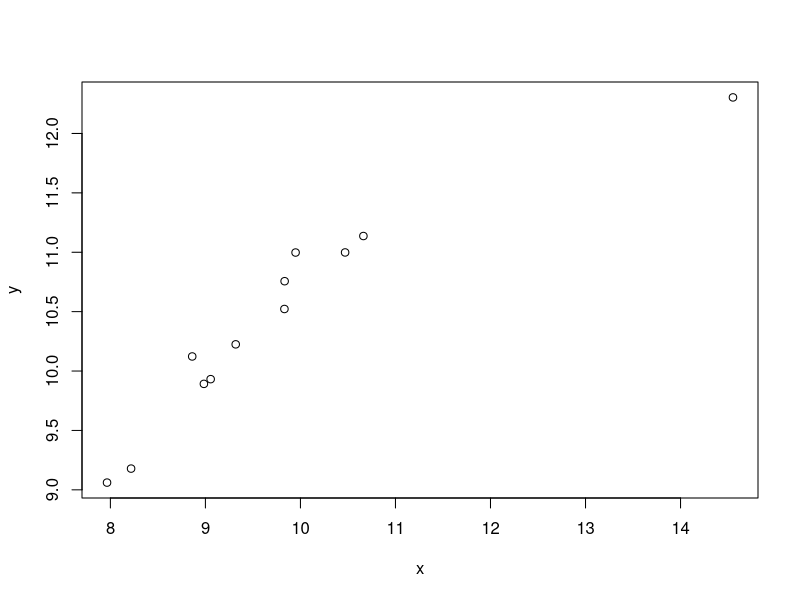
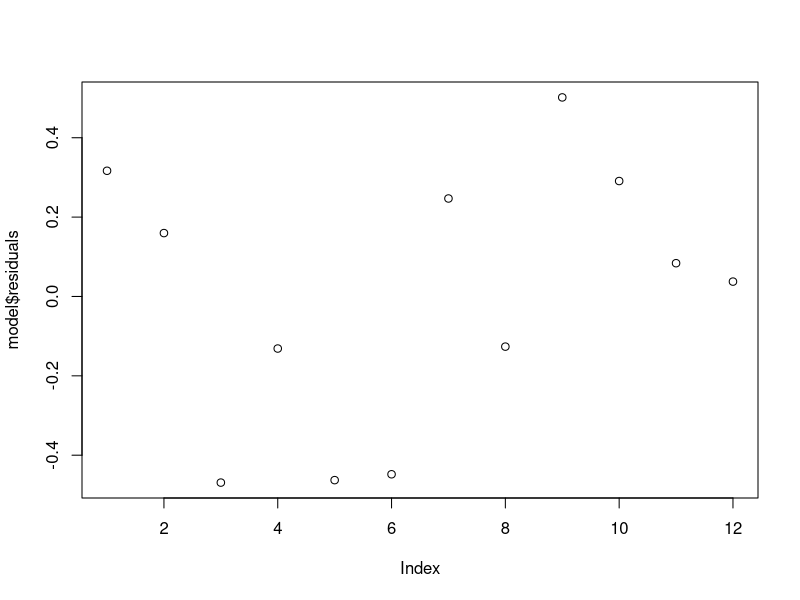
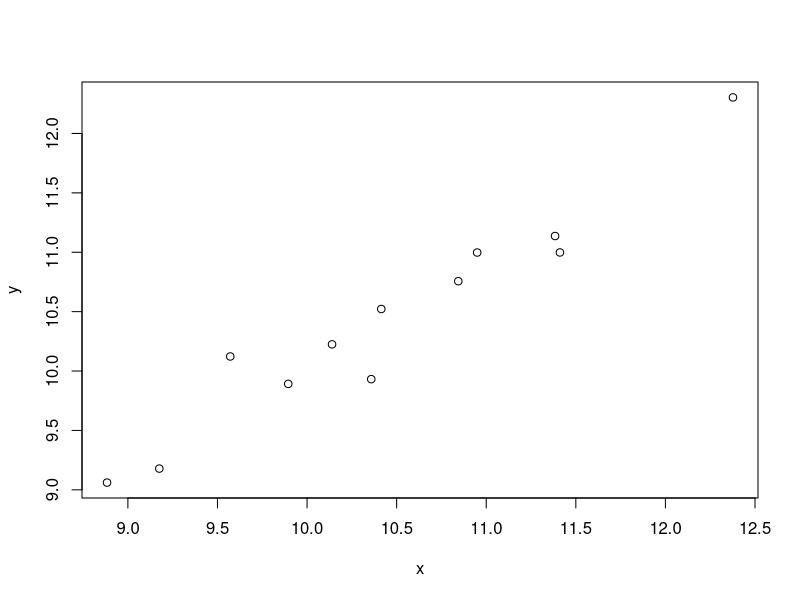
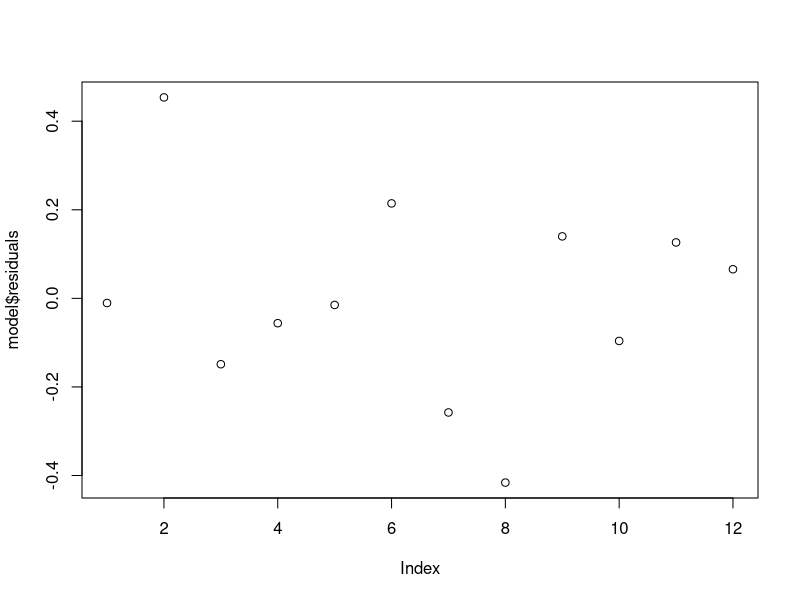
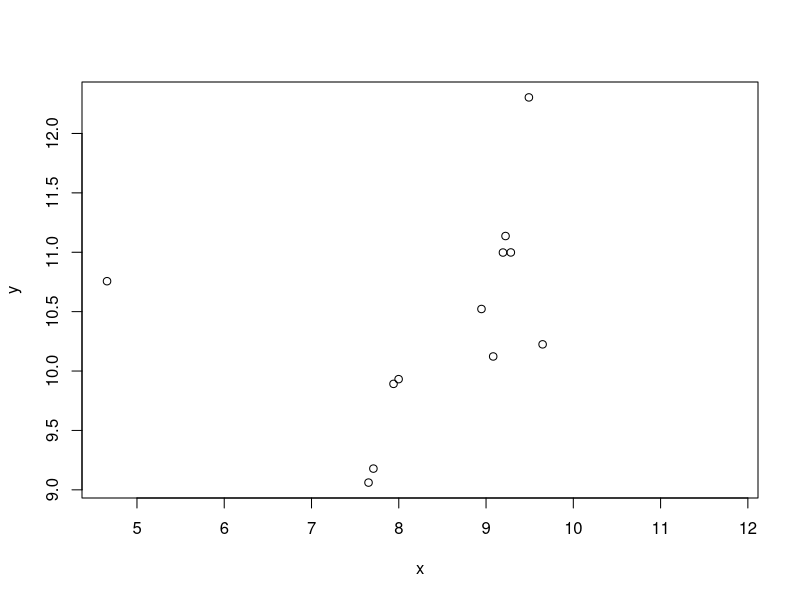
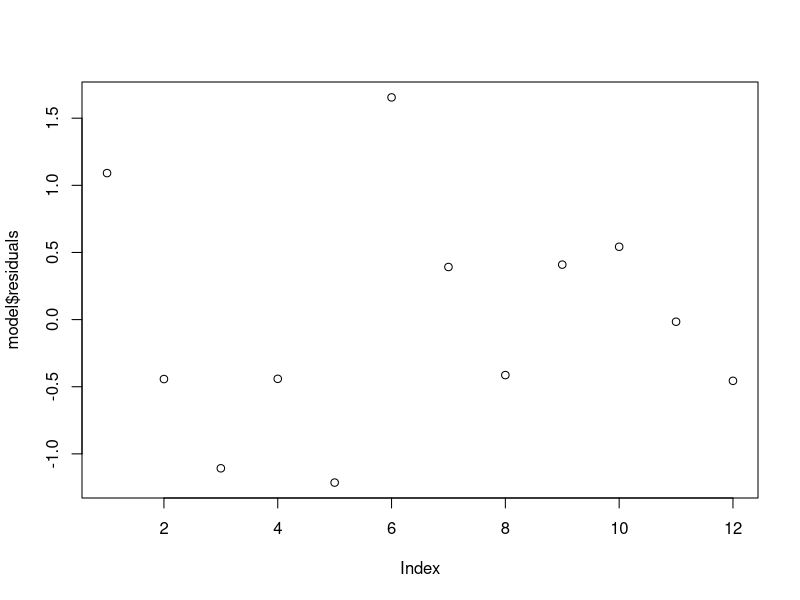
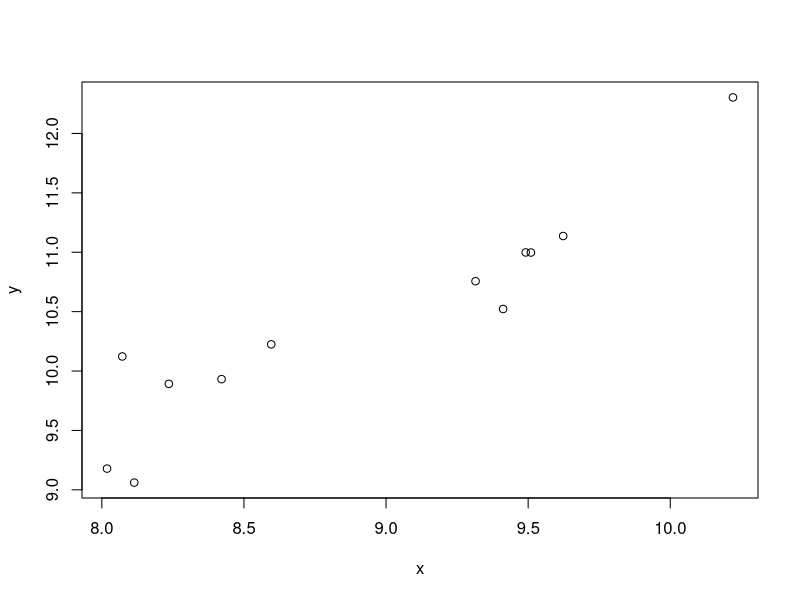
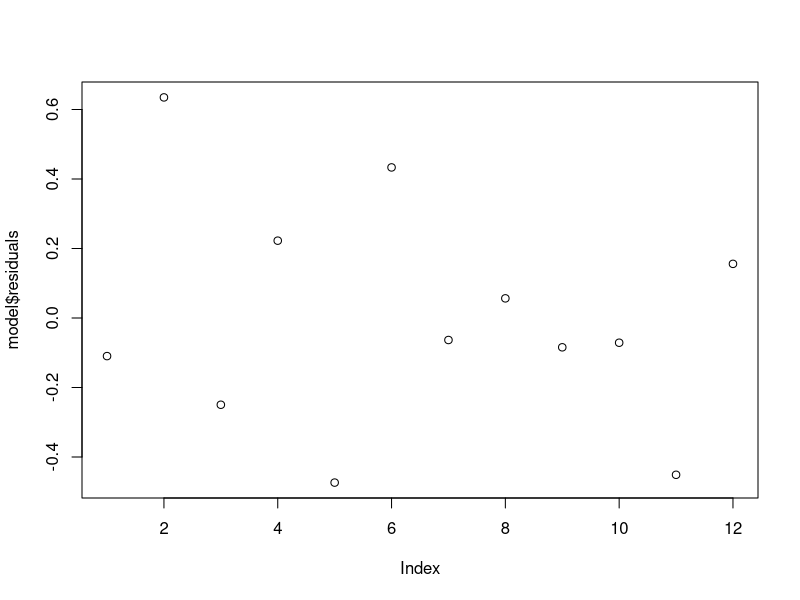

The R source for these figures, in order:
#Creator: Erik Suring (erik.suring@odfw.oregon.gov)

#ONC Covariate Charleston Water Temperature (CHAO3) January SST is sometimes unavailable due to sensor loss
#This code uses other buoy data to predict the CHAO3 January SST
#Previous years used only buoy 46050, but sensor loss in 2025 necessitated using addtional buoys

library(dplyr)
library(lubridate)

#OPITT buoy dataset from Mark Sorel with mle interpolation for missing data 
buoy_sst_d <- read.csv("interp_buoy.csv")
#The OCN CHAO3 data is a monthly average - aggregate buoy data to a monthly January average
buoy_sst_d <- buoy_sst_d %>% 
  mutate(year = year(date))
buoy_sst_d <- buoy_sst_d %>% 
  mutate(month = month(date))
buoy_sst_d <- buoy_sst_d %>% 
  mutate(day = day(date))
buoy_sst_d <- buoy_sst_d %>% filter(month==1)
buoy_sst_m <- aggregate(mle~buoyid+year+month,buoy_sst_d,mean)
buoy_sst_jan <- tapply(buoy_sst_m$mle, list(buoy_sst_m$year, buoy_sst_m$buoyid), mean)

#Charleston Water Temperature monthly average created by OCN forecast data download code
CWT <- read.csv("CWT.mon.csv")
#Match CWT timeseries to buoy data
CWT_jan <- CWT %>% filter (Year>=2010)
CWT_jan <- CWT_jan[,1:2]
#Set up result dataframes
corTemp <- data.frame(matrix(NA, ncol = 4, nrow = 1))
colnames(corTemp) <- colnames(buoy_sst_jan)
predTemp <- data.frame(matrix(NA, ncol = 6, nrow = 16))
colnames(predTemp) <- c("year", colnames(buoy_sst_jan), "weighted_avg")
predTemp$year <- CWT_jan$Year

#Use correlation for weights
for(i in 1:4){
  corTemp[i] <- cor(CWT_jan$Jan, buoy_sst_jan[,i], use = "complete.obs")
  }

#Make prediction based on linear relationship between years with shared data
for(j in 1:4){
  y <- CWT_jan$Jan
  x <- buoy_sst_jan[,j]
  predx <- as.data.frame(buoy_sst_jan[,j])
  model <- lm(y ~ x)
  predTemp[,j+1] <- round(predict(model, predx),2)
  plot(x,y)
  plot(model$residuals)
}

#Create weighted average
for(k in 1:nrow(predTemp)){
  predTemp[k,6] <- round(weighted.mean(predTemp[k,2:5], corTemp),2)  
}

predTemp[k,6]
plot(CWT_jan$Jan,predTemp$weighted_avg)
